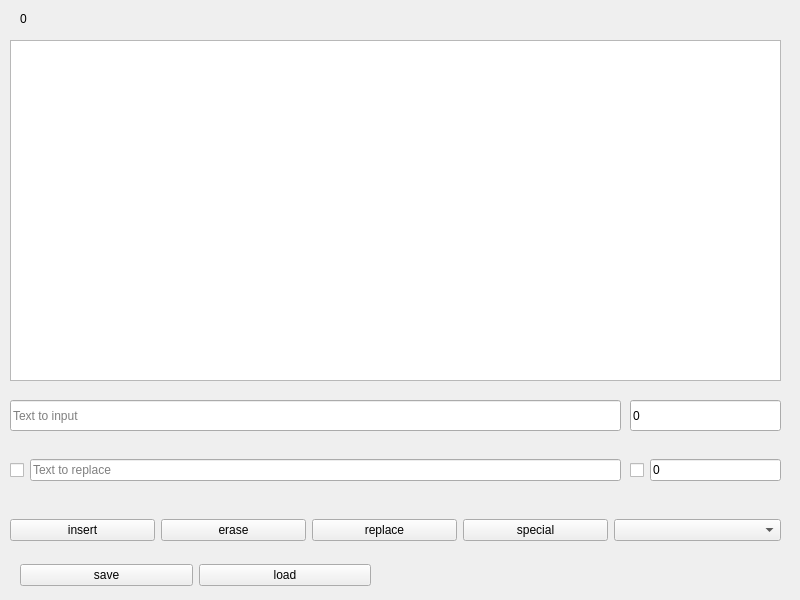
<?xml version="1.0" encoding="UTF-8"?>
<ui version="4.0">
 <class>TextEditor</class>
 <widget class="QMainWindow" name="TextEditor">
  <property name="geometry">
   <rect>
    <x>0</x>
    <y>0</y>
    <width>800</width>
    <height>600</height>
   </rect>
  </property>
  <property name="windowTitle">
   <string>TextEditor</string>
  </property>
  <widget class="QWidget" name="centralwidget">
   <widget class="QWidget" name="horizontalLayoutWidget">
    <property name="geometry">
     <rect>
      <x>10</x>
      <y>510</y>
      <width>771</width>
      <height>41</height>
     </rect>
    </property>
    <layout class="QHBoxLayout" name="horizontalLayout">
     <item>
      <widget class="QPushButton" name="insert">
       <property name="text">
        <string>insert</string>
       </property>
       <property name="shortcut">
        <string/>
       </property>
       <property name="checkable">
        <bool>false</bool>
       </property>
      </widget>
     </item>
     <item>
      <widget class="QPushButton" name="erase">
       <property name="text">
        <string>erase</string>
       </property>
      </widget>
     </item>
     <item>
      <widget class="QPushButton" name="replace">
       <property name="text">
        <string>replace</string>
       </property>
      </widget>
     </item>
     <item>
      <widget class="QPushButton" name="special">
       <property name="text">
        <string>special</string>
       </property>
      </widget>
     </item>
     <item>
      <widget class="QComboBox" name="special_select">
       <property name="currentText">
        <string/>
       </property>
       <property name="currentIndex">
        <number>-1</number>
       </property>
       <property name="placeholderText">
        <string>special</string>
       </property>
       <item>
        <property name="text">
         <string>eraseLeadingZeros</string>
        </property>
       </item>
       <item>
        <property name="text">
         <string>eraseNonDecreasing</string>
        </property>
       </item>
       <item>
        <property name="text">
         <string>reduceRepetitiveAsterisk</string>
        </property>
       </item>
       <item>
        <property name="text">
         <string>eraseCurlyBrackets</string>
        </property>
       </item>
      </widget>
     </item>
    </layout>
   </widget>
   <widget class="QLineEdit" name="input">
    <property name="geometry">
     <rect>
      <x>10</x>
      <y>400</y>
      <width>611</width>
      <height>31</height>
     </rect>
    </property>
    <property name="text">
     <string/>
    </property>
    <property name="placeholderText">
     <string>Text to input</string>
    </property>
   </widget>
   <widget class="QLineEdit" name="n">
    <property name="geometry">
     <rect>
      <x>630</x>
      <y>400</y>
      <width>151</width>
      <height>31</height>
     </rect>
    </property>
    <property name="text">
     <string>0</string>
    </property>
    <property name="placeholderText">
     <string>N / l</string>
    </property>
   </widget>
   <widget class="QLabel" name="status">
    <property name="geometry">
     <rect>
      <x>380</x>
      <y>560</y>
      <width>391</width>
      <height>20</height>
     </rect>
    </property>
    <property name="palette">
     <palette>
      <active>
       <colorrole role="WindowText">
        <brush brushstyle="SolidPattern">
         <color alpha="255">
          <red>237</red>
          <green>51</green>
          <blue>59</blue>
         </color>
        </brush>
       </colorrole>
      </active>
      <inactive>
       <colorrole role="WindowText">
        <brush brushstyle="SolidPattern">
         <color alpha="255">
          <red>237</red>
          <green>51</green>
          <blue>59</blue>
         </color>
        </brush>
       </colorrole>
      </inactive>
      <disabled/>
     </palette>
    </property>
    <property name="font">
     <font>
      <family>Source Code Pro</family>
      <pointsize>10</pointsize>
     </font>
    </property>
    <property name="text">
     <string/>
    </property>
    <property name="alignment">
     <set>Qt::AlignRight|Qt::AlignTrailing|Qt::AlignVCenter</set>
    </property>
   </widget>
   <widget class="QWidget" name="horizontalLayoutWidget_2">
    <property name="geometry">
     <rect>
      <x>630</x>
      <y>440</y>
      <width>151</width>
      <height>61</height>
     </rect>
    </property>
    <layout class="QHBoxLayout" name="horizontalLayout_2">
     <item>
      <widget class="QCheckBox" name="m_active">
       <property name="text">
        <string/>
       </property>
       <property name="checked">
        <bool>false</bool>
       </property>
       <property name="tristate">
        <bool>false</bool>
       </property>
      </widget>
     </item>
     <item>
      <widget class="QLineEdit" name="m">
       <property name="inputMask">
        <string/>
       </property>
       <property name="text">
        <string>0</string>
       </property>
       <property name="placeholderText">
        <string>M / r</string>
       </property>
      </widget>
     </item>
    </layout>
   </widget>
   <widget class="QWidget" name="horizontalLayoutWidget_3">
    <property name="geometry">
     <rect>
      <x>10</x>
      <y>440</y>
      <width>611</width>
      <height>61</height>
     </rect>
    </property>
    <layout class="QHBoxLayout" name="horizontalLayout_3">
     <item>
      <widget class="QCheckBox" name="input2_active">
       <property name="text">
        <string/>
       </property>
      </widget>
     </item>
     <item>
      <widget class="QLineEdit" name="input2">
       <property name="text">
        <string/>
       </property>
       <property name="placeholderText">
        <string>Text to replace</string>
       </property>
      </widget>
     </item>
    </layout>
   </widget>
   <widget class="QLabel" name="lines_cnt">
    <property name="geometry">
     <rect>
      <x>20</x>
      <y>10</y>
      <width>751</width>
      <height>18</height>
     </rect>
    </property>
    <property name="text">
     <string>0</string>
    </property>
   </widget>
   <widget class="QWidget" name="horizontalLayoutWidget_4">
    <property name="geometry">
     <rect>
      <x>20</x>
      <y>560</y>
      <width>351</width>
      <height>31</height>
     </rect>
    </property>
    <layout class="QHBoxLayout" name="horizontalLayout_4">
     <item>
      <widget class="QPushButton" name="save">
       <property name="text">
        <string>save</string>
       </property>
      </widget>
     </item>
     <item>
      <widget class="QPushButton" name="load">
       <property name="text">
        <string>load</string>
       </property>
      </widget>
     </item>
    </layout>
   </widget>
   <widget class="QTextBrowser" name="data">
    <property name="geometry">
     <rect>
      <x>10</x>
      <y>40</y>
      <width>771</width>
      <height>341</height>
     </rect>
    </property>
   </widget>
  </widget>
 </widget>
 <resources/>
 <connections/>
</ui>
